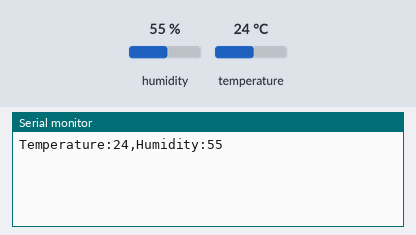
Recording of a sketch running on a simulated ESP8266 (NodeMCU). Shown: the last lines printed to the serial monitor. The test bench sets the inputs (shaded band); at power-on: humidity 55 %, temperature 24 °C.

Above: at 3.3 s.
3.4 s: humidity set to 22 %
5.6 s: temperature set to 12 °C
At 7.3 s:
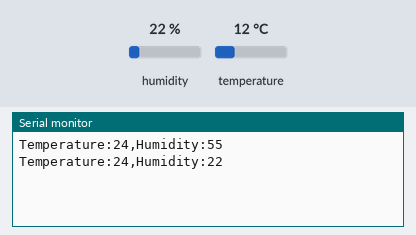
7.8 s: humidity set to 40 %
At 10.1 s:
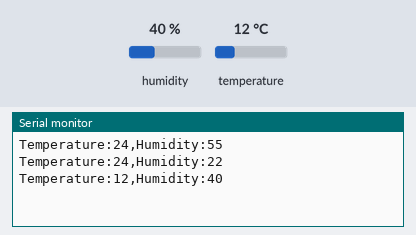
Timing chart, 0 to 11.6 s (numbered marks = the images above; inputs shaded):
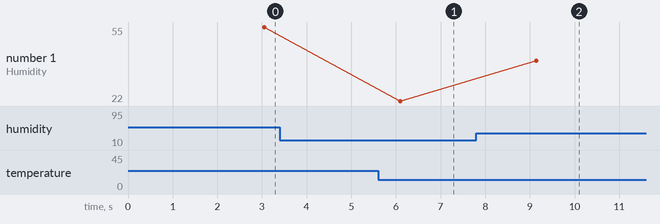

The sketch:

dht11.ino
```cpp
// (licence header left out)
// Include the DHT11 library for interfacing with the sensor.
#include <DHT11.h>

// Create an instance of the DHT11 class.
// - For ESP32: On my WeMos D1 mini ESP32 board the DHT11 data line is connected to GPIO 16
// - For the workshop we use GPIO 15

#define DHT11_DATALINE 16

DHT11 dht11(DHT11_DATALINE); // this is a global variable

void setup()
{
    // Initialize serial communication to allow debugging and data readout.
    // Using a baud rate of 115200 bps.
    Serial.begin(115200);
    if (!Serial)
      delay(10);
}

void loop()
{
    // Attempt to read the temperature and humidity values from the DHT11 sensor.
    delay(1000); // wait for 1 s between measurements
    int temperature = dht11.readTemperature();

    // since a new measurement is taken when reading the humidity a 1s delay must be respected
    // (see DHT11 data sheet)
    delay(1000);

    int humidity = dht11.readHumidity();

    // Check the results of the readings.
    // If there are errors print its type
    // if no errors are detected, print the temperature and humidity values in CSV format.
    if ((temperature == DHT11::ERROR_CHECKSUM) || (temperature == DHT11::ERROR_TIMEOUT))
      Serial.println(dht11.getErrorString(temperature));
    else if ((humidity == DHT11::ERROR_CHECKSUM) || (humidity == DHT11::ERROR_TIMEOUT))
      Serial.println(dht11.getErrorString(humidity));
    else
    {
        Serial.print("Temperature:");
        Serial.print(temperature);
        Serial.print(",Humidity:");
        Serial.println(humidity);
    }
}
```

Measured:
- after the input at 7.8 s, the serial monitor: prints a new line after 1.3 s (image 2)
- plotted number 1: 22 → 40 after the input at 7.8 s
